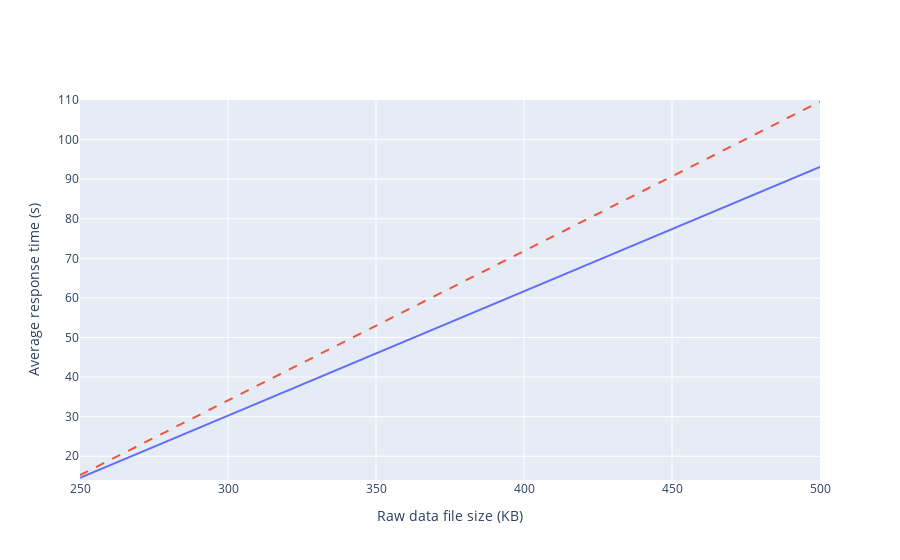

Notebook source saved alongside this figure:
### Markdown cell above
### Average times when executing tx 'AddAutomaticAnalysis'

### Code cell
# 3 Orgs net data
threeOrgs = [14.5715, 93.1102]
# 5 Orgs net data
fiveOrgs = [15.2297, 109.5888]

avgAutoAnalysis(500, threeOrgs, fiveOrgs)

### Figure 1 — Plotly figure (JSON) as saved in the notebook; plotly's stock layout.template omitted (floating-point values rounded to 4 significant figures)
{"data": [{"mode": "lines", "name": "3 Orgs net", "type": "scatter", "x": [250, 500], "y": [14.57, 93.11]}, {"line": {"dash": "dash"}, "mode": "lines", "name": "5 Orgs net", "type": "scatter", "x": [250, 500], "y": [15.23, 109.6]}], "layout": {"barmode": "group", "showlegend": false, "xaxis": {"range": [250, 500], "title": {"text": "Raw data file size (KB)"}}, "yaxis": {"range": [14, 110], "title": {"text": "Average response time (s)"}}}}
